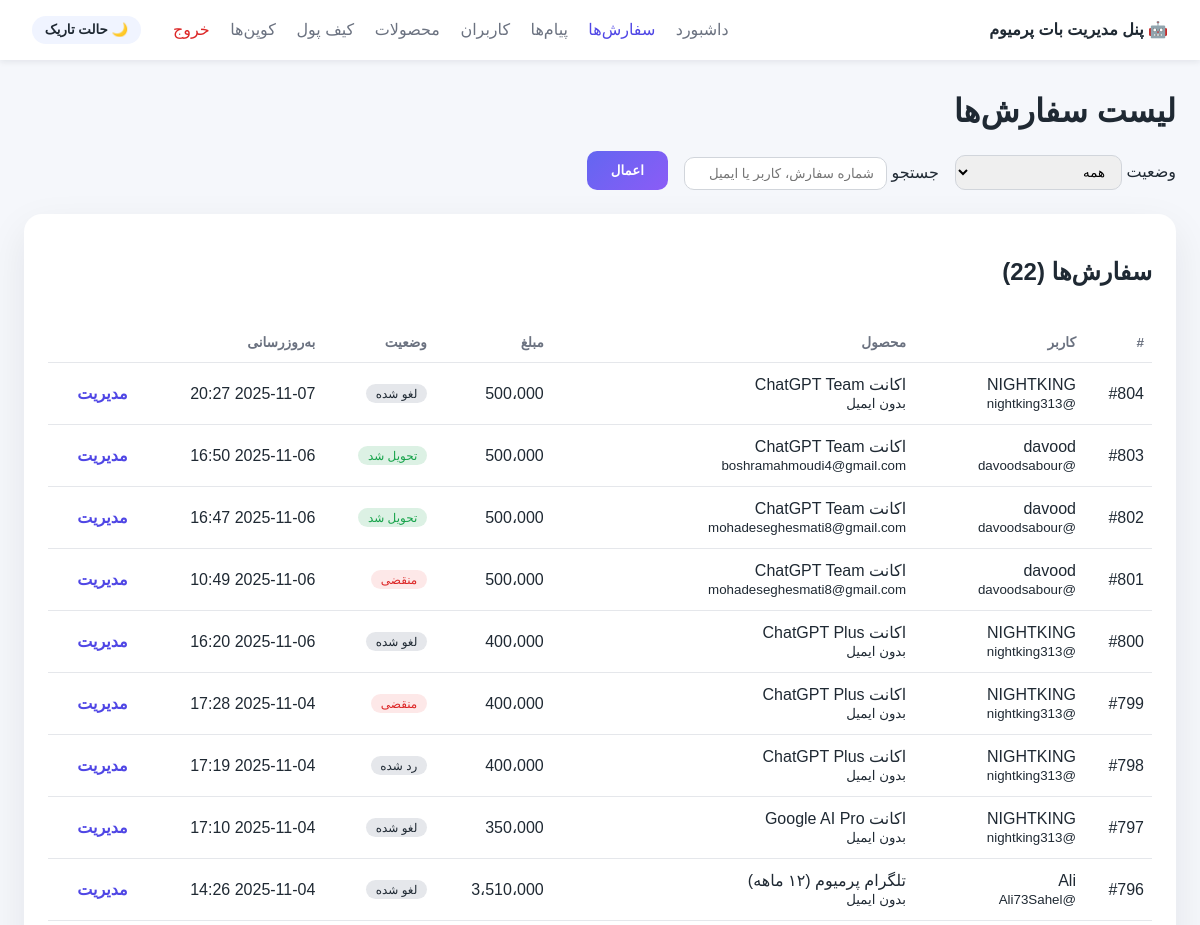
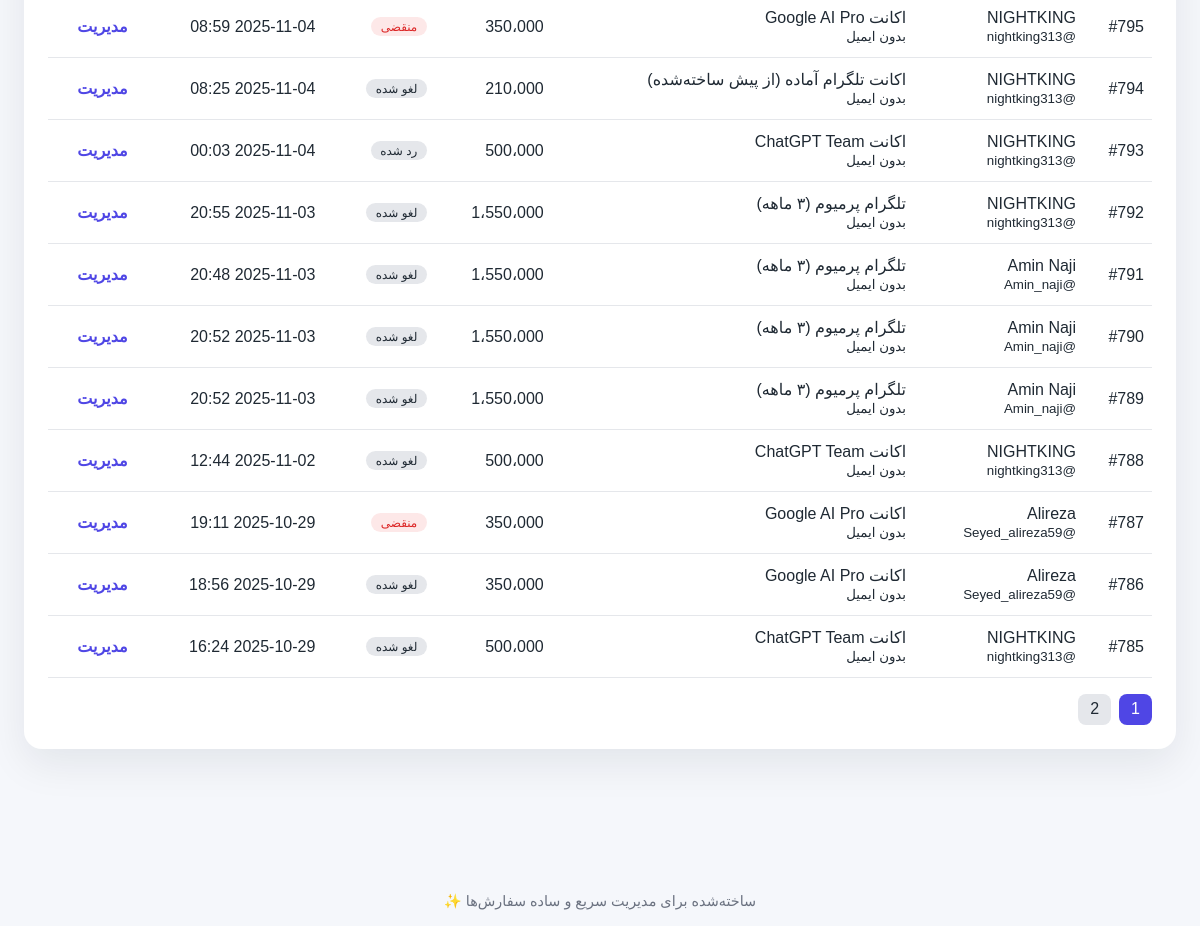
/orders (signed in), run on the app's committed database (2 pictures, top to bottom).
### tables this page shows
CREATE TABLE orders(
            id INTEGER PRIMARY KEY AUTOINCREMENT,
            user_id INTEGER, username TEXT, first_name TEXT,
            plan_id TEXT, plan_title TEXT, price TEXT,
            receipt_file_id TEXT, receipt_text TEXT,
            status TEXT, created_at TEXT, updated_at TEXT
        , service_category TEXT, service_code TEXT, account_mode TEXT, customer_email TEXT, customer_secret_encrypted TEXT, amount_total INTEGER, currency TEXT, payment_type TEXT, wallet_used_amount INTEGER DEFAULT 0, wallet_reserved_amount INTEGER DEFAULT 0, await_deadline TEXT, notes TEXT, customer_message TEXT, manager_note TEXT, internal_cost INTEGER DEFAULT 0, net_revenue INTEGER DEFAULT 0);

### app/webadmin/server.py (the view)
    @app.get("/orders")
    async def orders_page(
        request: Request,
        user: str = Depends(_login_required),
        status_filter: str = Query("all", alias="status"),
        q: str = Query("", alias="q"),
        page: int = Query(1, ge=1),
    ):
        per_page = 20
        total = count_orders(status=status_filter, search=q or None)
        pages = max((total + per_page - 1) // per_page, 1)
        page = min(page, pages)
        offset = (page - 1) * per_page
        items = list_orders(status=status_filter, search=q or None, limit=per_page, offset=offset)
        return _render(
            request,
            "orders.html",
            {
                "title": "مدیریت سفارش‌ها",
                "orders": items,
                "total": total,
                "page": page,
                "pages": pages,
                "status_filter": status_filter,
                "query": q,
                "format_amount": _format_amount,
                "format_datetime": _format_datetime,
                "nav": "orders",
            },
        )

### app/webadmin/templates/orders.html (shortened to what this page needs)
{% extends 'base.html' %}
{% block content %}
<h1>لیست سفارش‌ها</h1>
<form class="filters" method="get">
    <label>وضعیت
        <select name="status">
            <option value="all" {{ 'selected' if status_filter == 'all' else '' }}>همه</option>
        </select>
    </label>
    <label>جستجو
        <input type="text" name="q" value="{{ query or '' }}" placeholder="شماره سفارش، کاربر یا ایمیل">
    </label>
    <button type="submit" class="btn-primary">اعمال</button>
</form>
<section class="panel">
    <header>
        <h2>سفارش‌ها ({{ total }})</h2>
    </header>
    <table>
        <thead>
            <tr>
                <th>#</th>
                <th>کاربر</th>
                <th>محصول</th>
                <th>مبلغ</th>
                <th>وضعیت</th>
                <th>به‌روزرسانی</th>
                <th></th>
            </tr>
        </thead>
        <tbody>
            {% for order in orders %}
            <tr>
                <td>#{{ order.id }}</td>
                <td>
                    <div>{{ order.first_name or '—' }}</div>
                    <small>@{{ order.username or '—' }}</small>
                </td>
                <td>
                    <div>{{ order.plan_title or order.service_code or '—' }}</div>
                    <small>{{ order.customer_email or 'بدون ایمیل' }}</small>
                </td>
                <td>{{ format_amount(order.amount_total or order.price) }}</td>
                <td><span class="badge {{ order.status|lower }}">{{ order_status_labels.get(order.status, order.status) }}</span></td>
                <td>{{ format_datetime(order.updated_at or order.created_at) }}</td>
                <td><a class="link" href="{{ url_for('order_detail', order_id=order.id) }}">مدیریت</a></td>
            </tr>
            {% else %}
            <tr><td colspan="7" class="empty">نتیجه‌ای یافت نشد.</td></tr>
            {% endfor %}
        </tbody>
    </table>
    {% if pages > 1 %}
    <div class="pagination">
        {% for p in range(1, pages + 1) %}
            <a href="?status={{ status_filter }}&q={{ query }}&page={{ p }}" class="{{ 'active' if p == page else '' }}">{{ p }}</a>
        {% endfor %}
    </div>
    {% endif %}
</section>
{% endblock %}

### app/webadmin/static/styles.css (style rules this page uses)
:root { color-scheme: light dark; --bg: #f5f7fb; --surface: #ffffff; --surface-alt: #f0f4ff; --text: #1f2933; --muted: #6b7280; --accent: #4f46e5; --success: #16a34a; --warning: #f59e0b; --danger: #dc2626; font-family: "Vazirmatn", "IRANSans", "Tahoma", sans-serif; }
body { margin: 0; background: var(--bg); color: var(--text); }
.btn-primary { background: linear-gradient(135deg, #6366f1, #8b5cf6); color: white; border: none; padding: 0.75rem 1.5rem; border-radius: 10px; cursor: pointer; font-weight: 600; }
.panel { background: var(--surface); border-radius: 18px; box-shadow: 0 15px 40px rgba(15, 23, 42, 0.08); padding: 1.5rem; margin-bottom: 2rem; }
.panel header { display: flex; align-items: center; justify-content: space-between; margin-bottom: 1rem; }
.table, table { width: 100%; border-collapse: collapse; }
table th, table td { padding: 0.75rem 0.5rem; border-bottom: 1px solid #e5e7eb; text-align: right; }
table th { color: var(--muted); font-size: 0.85rem; font-weight: 600; }
table td a.link { color: var(--accent); text-decoration: none; font-weight: 600; }
.badge { display: inline-block; padding: 0.15rem 0.6rem; border-radius: 999px; font-size: 0.75rem; background: #e5e7eb; color: #1f2933; }
.badge.delivered, .badge.completed { background: rgba(22, 163, 74, 0.15); color: var(--success); }
.badge.expired { background: rgba(239, 68, 68, 0.12); color: var(--danger); }
.filters { display: flex; gap: 1rem; align-items: flex-end; flex-wrap: wrap; margin-bottom: 1.5rem; }
.filters input, .filters select { padding: 0.5rem 0.75rem; border-radius: 10px; border: 1px solid #d1d5db; }
.pagination { margin-top: 1rem; display: flex; gap: 0.5rem; }
.pagination a { padding: 0.4rem 0.75rem; border-radius: 8px; text-decoration: none; background: #e5e7eb; color: var(--text); }
.pagination a.active { background: var(--accent); color: white; }

### data on the page
orders: id "804", first_name "NIGHTKING", username "nightking313", plan_title "اکانت ChatGPT Team", customer_email "بدون ایمیل", amount_total "500،000", get "لغو شده", updated_at "2025-11-07 20:27"
orders: id "803", first_name "davood", username "davoodsabour", plan_title "اکانت ChatGPT Team", customer_email "boshramahmoudi4@gmail.com", amount_total "500،000", get "تحویل شد", updated_at "2025-11-06 16:50"
orders: id "802", first_name "davood", username "davoodsabour", plan_title "اکانت ChatGPT Team", customer_email "mohadeseghesmati8@gmail.com", amount_total "500،000", get "تحویل شد", updated_at "2025-11-06 16:47"
orders: id "801", first_name "davood", username "davoodsabour", plan_title "اکانت ChatGPT Team", customer_email "mohadeseghesmati8@gmail.com", amount_total "500،000", get "منقضی", updated_at "2025-11-06 10:49"
orders: id "800", first_name "NIGHTKING", username "nightking313", plan_title "اکانت ChatGPT Plus", customer_email "بدون ایمیل", amount_total "400،000", get "لغو شده", updated_at "2025-11-06 16:20"
orders: id "799", first_name "NIGHTKING", username "nightking313", plan_title "اکانت ChatGPT Plus", customer_email "بدون ایمیل", amount_total "400،000", get "منقضی", updated_at "2025-11-04 17:28"
orders: id "798", first_name "NIGHTKING", username "nightking313", plan_title "اکانت ChatGPT Plus", customer_email "بدون ایمیل", amount_total "400،000", get "رد شده", updated_at "2025-11-04 17:19"
orders: id "797", first_name "NIGHTKING", username "nightking313", plan_title "اکانت Google AI Pro", customer_email "بدون ایمیل", amount_total "350،000", get "لغو شده", updated_at "2025-11-04 17:10"
orders: id "796", first_name "Ali", username "Ali73Sahel", plan_title "تلگرام پرمیوم (۱۲ ماهه)", customer_email "بدون ایمیل", amount_total "3،510،000", get "لغو شده", updated_at "2025-11-04 14:26"
orders: id "795", first_name "NIGHTKING", username "nightking313", plan_title "اکانت Google AI Pro", customer_email "بدون ایمیل", amount_total "350،000", get "منقضی", updated_at "2025-11-04 08:59"
orders: id "794", first_name "NIGHTKING", username "nightking313", plan_title "اکانت تلگرام آماده (از پیش ساخته‌شده)", customer_email "بدون ایمیل", amount_total "210،000", get "لغو شده", updated_at "2025-11-04 08:25"
orders: id "793", first_name "NIGHTKING", username "nightking313", plan_title "اکانت ChatGPT Team", customer_email "بدون ایمیل", amount_total "500،000", get "رد شده", updated_at "2025-11-04 00:03"
orders: id "792", first_name "NIGHTKING", username "nightking313", plan_title "تلگرام پرمیوم (۳ ماهه)", customer_email "بدون ایمیل", amount_total "1،550،000", get "لغو شده", updated_at "2025-11-03 20:55"
orders: id "791", first_name "Amin Naji", username "Amin_naji", plan_title "تلگرام پرمیوم (۳ ماهه)", customer_email "بدون ایمیل", amount_total "1،550،000", get "لغو شده", updated_at "2025-11-03 20:48"
orders: id "790", first_name "Amin Naji", username "Amin_naji", plan_title "تلگرام پرمیوم (۳ ماهه)", customer_email "بدون ایمیل", amount_total "1،550،000", get "لغو شده", updated_at "2025-11-03 20:52"
orders: id "789", first_name "Amin Naji", username "Amin_naji", plan_title "تلگرام پرمیوم (۳ ماهه)", customer_email "بدون ایمیل", amount_total "1،550،000", get "لغو شده", updated_at "2025-11-03 20:52"
orders: id "788", first_name "NIGHTKING", username "nightking313", plan_title "اکانت ChatGPT Team", customer_email "بدون ایمیل", amount_total "500،000", get "لغو شده", updated_at "2025-11-02 12:44"
orders: id "787", first_name "Alireza", username "Seyed_alireza59", plan_title "اکانت Google AI Pro", customer_email "بدون ایمیل", amount_total "350،000", get "منقضی", updated_at "2025-10-29 19:11"
orders: id "786", first_name "Alireza", username "Seyed_alireza59", plan_title "اکانت Google AI Pro", customer_email "بدون ایمیل", amount_total "350،000", get "لغو شده", updated_at "2025-10-29 18:56"
orders: id "785", first_name "NIGHTKING", username "nightking313", plan_title "اکانت ChatGPT Team", customer_email "بدون ایمیل", amount_total "500،000", get "لغو شده", updated_at "2025-10-29 16:24"

### other printed values
{{ '☀️ حالت روشن' if theme == 'dark' else '🌙 حالت تاریک' }} "🌙 حالت تاریک"
{{ total }} "22"
{{ p }} "1" "2"
